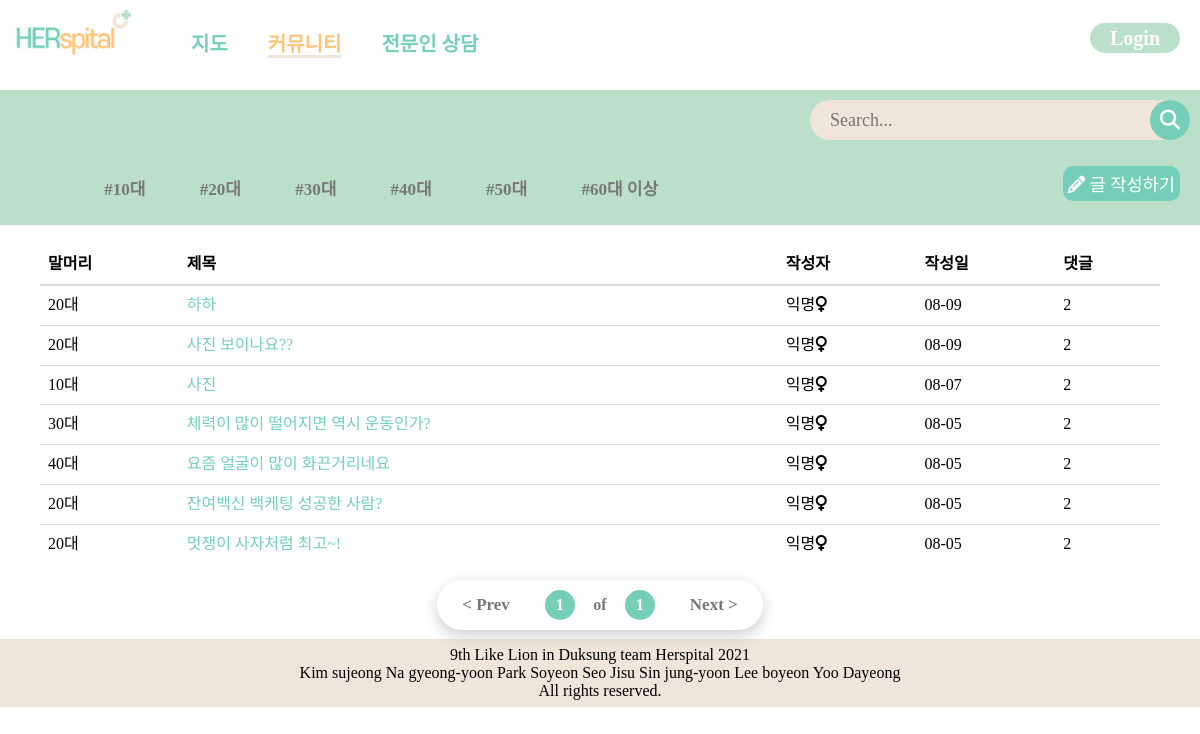
Page /community/communityList/ on the earlier database version.
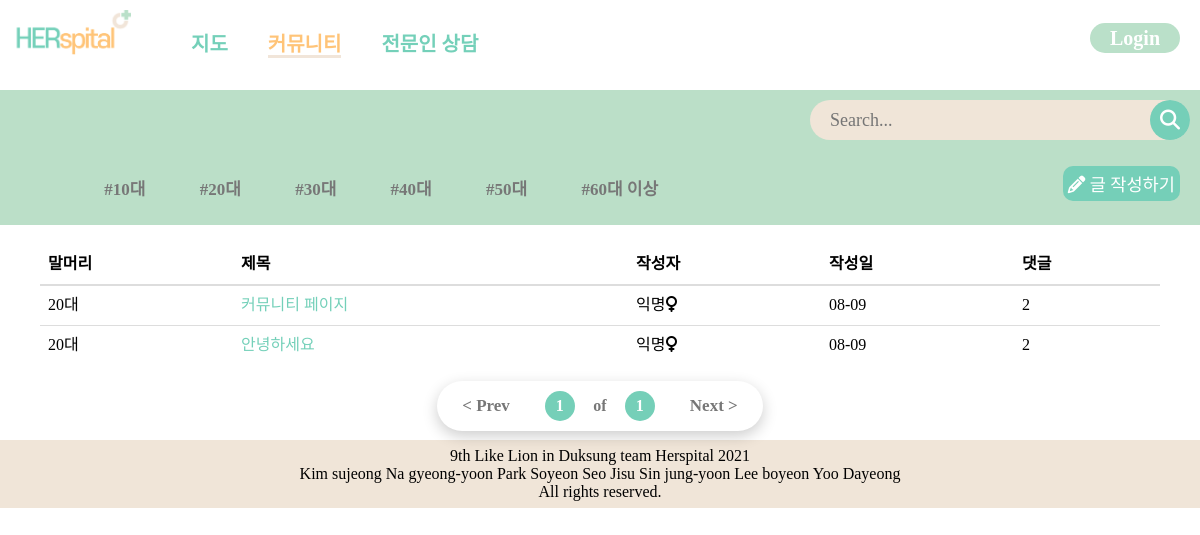
Same page on the later database version.
### community/models.py (models this page shows, shortened)
class Community(models.Model):
    title = models.CharField(max_length=200)
    publicSetting = models.BooleanField()
    password_Post = models.IntegerField(blank=True, null=True)
    age_tag = models.CharField(max_length=100)
    image = models.ImageField(upload_to = "community/", blank=True, null=True)
    body = models.TextField()
    pub_date = models.DateTimeField()
    def summary(self): #제목 글자수가 길면 끊어서 보여주도록
        return self.title[:30]

### community/views.py (the view, shortened to what this page needs)
# urls.py: path("communityList/", community_views.communityList, name="communityList"),
def communityList(request):
    communities = Community.objects.all().order_by('-pub_date')
    tag = request.GET.get('tag')
    paginator = Paginator(communities,10)
    page = request.GET.get('page')
    try:
        communities=paginator.page(page)
    except PageNotAnInteger:
        communities = paginator.page(1)
    except EmptyPage:
        communities = paginator.page(paginator.num_pages)
    search_key = request.GET.get('search_key')
    if search_key:
        communities = Community.objects.filter(title__icontains=search_key)
    return render(request, "community/communityList.html", {'communities':communities})

### templates/community/communityList.html (shortened to what this page needs)
{% load static %}
<DOCTYPE html>
<html lang="ko">
<head>
    <link rel="stylesheet" href="{% static 'css/communityList.css' %}">
</head>
<body>
{% block navbar %}
    {% include "partials/base.html" %}
{% endblock%}
{% block content %}
    <section>
        <div class="topContent">
            <div class="search">
            <div class="search_wrap">
                <div class="search_box">
                    <form action="" method="GET">
                        <input type="text" class="input" name="search_key" value="{{ search_key }}" placeholder="Search...">
                    </form>
                    <div class="btn btn_common" onclick="searchRun()">
                        <a class="searchicon" href=""><i class="fas fa-search"></i></a>
                    </div>
                </div>
            </div>
            </div>
            <div class="secondTab">
                <div class="preface_wrap">
                    <ul class="preface">
                        <li><a href="?tag=true&ageTag=10대">#10대</a></li>
                        <li><a href="?tag=true&ageTag=20대">#20대</a></li>
                        <li><a href="?tag=true&ageTag=30대">#30대</a></li>
                        <li><a href="?tag=true&ageTag=40대">#40대</a></li>
                        <li><a href="?tag=true&ageTag=50대">#50대</a></li>
                        <li><a href="?tag=true&ageTag=60대 이상">#60대 이상</a></li>
                    </ul>
                </div>
                <div class="newPostBtn_wrap">
                    <button class="newPostBtn"><i class="fas fa-pencil-alt"></i><a href="{% url 'community:communityWrite' %}" style="color: white;"> 글 작성하기</a></button>
                </div>
            </div>
        </div>
        <div class="bottomContent">
            <table class="table">
                <thead>
                    <tr>
                        <th>말머리</th>
                        <th>제목</th>
                        <th>작성자</th>
                        <th>작성일</th>
                        <th>댓글</th>
                    </tr>
                </thead>
                <tbody>
                {% for community in communities %}
                    <tr>
                        <td id="tag">{{community.age_tag}}</td>
                        <td id="title">
                            {% if user.is_authenticated %}
                            <a href="{% url 'community:detail' community.id %}">
                            {% else %}
                            <a href="{% url 'account:login' %}">
                            {% endif %}
                            {{community.summary}}</a>
                        </td>
                        <td id="writer">익명<i class="fas fa-venus"></i></td>
                        <td id="date">{{community.pub_date | date:'m-d'}}</td>
                        <td id="commentNum">2</td>
                    </tr>
                {% endfor %}
                </tbody>
            </table>
            <div class="pageNum_wrap">
                <ul class="pageul">
                    {% if communities.has_previous %}
                    <li><a href="?page={{communities.previous_page_number}}" class="prev">&lt; Prev</a></li>
                    {% else %}
                    <li><a href="" class="prev">&lt; Prev</a></li>
                    {% endif %}
                    <li class="pageNumber active"><a href="">{{communities.number}}</a></li>
                    <li class="pageNumber"><a href="">of</a></li>
                    <li class="pageNumber active"><a href="">{{communities.paginator.num_pages}}</a></li>
                    {% if communities.has_next %}
                    <li><a href="?page={{communities.next_page_number}}" class="next">Next &gt;</a></li>
                    {% else %}
                    <li><a href="" class="next">Next &gt;</a></li>
                    {% endif %}
                </ul>
            </div>
        </div>
    </section>
{% endblock %}
</body>
</html>
{% block footer %}
    {% include "partials/footer.html" %}
{% endblock %}

### templates/partials/base.html (shortened to what this page needs)
{% load static %}
<!DOCTYPE html>
<html lang="en">
<head>
    <link rel="stylesheet" href="{% static 'css/base.css' %}">
</head>
<body>
    <nav class="navbar navbar-default navbar-fixed-top">
        <div>
            <a class="navbar__logo" href="{% url 'mainpage' %}"><img src="{% static 'img/logo.png' %}"></a>
        </div>
        <ul class="navbar__menu">
            <li><a href="{% url 'core:mainpage' %}" class="navitem">지도</a></li>
            <li><a href="{% url 'community:communityList' %}" class="navitem">커뮤니티</a></li>
            <li><a href="{% url 'community:expertList' %}" class="navitem">전문인 상담</a></li>
        </ul>
        {% if not user.is_authenticated %}
        <div class="navbar__login">
            <a href="{% url 'account:login' %}"><button id="login" class="loginBtn">Login</button></a>
        </div>
        {% endif %}
    </nav>
</body>
</html>

### templates/partials/footer.html
{% load static %}
{% block css %}
    <link rel="stylesheet" href="{% static 'css/footer.css' %}" />
{% endblock %}
<footer>
    9th Like Lion in Duksung team Herspital 2021<br>
    Kim sujeong Na gyeong-yoon Park Soyeon Seo Jisu Sin jung-yoon Lee boyeon Yoo Dayeong<br>
    All rights reserved.
</footer>

### static/css/communityList.css (style rules this page uses)
body { width:100%; padding:0; margin:0; }
.input { border:0; outline:none; color:#8b7d77; background:#F0E5D8; }
.search { display:flex; width:100%; justify-content: flex-end; }
.search_wrap { width: 400px; display:flex; }
.search_wrap .search_box { position: relative; width:100%; height:40px; margin:10px; }
.search_wrap .search_box .input { position:absolute; top:0; left:0; width:100%; height:100%; padding: 10px 20px; border-radius: 3px; font-size:18px; padding-right: 80px; border-radius:50px; }
.search_wrap .search_box .btn { position: absolute; top:0; width: 40px; height: 100%; background: #75CFB8; z-index:1; cursor:pointer; right:0; border-top-right-radius: 3px; border-bottom-right-radius: 3px; border-radius:50%; }
.search_wrap .search_box .btn.btn_common .fas { position: absolute; top:50%; left:50%; transform: translate(-50%, -50%); color:#fff; font-size:20px; }
.secondTab { display: flex; }
.topContent { width:100%; margin-top:20px; background:#bbdfc8; }
.preface_wrap { display:inline-block; padding:10px; font-size:15px; font-weight: bold; flex-grow: 1; }
.preface { display:flex !important; flex-direction: row; width:100%; }
.preface li { display:block; margin-left:5.20833333333333%; background:none; }
.preface li a { width:auto; padding:0; text-indent:0; text-decoration: none; font-weight: bold; font-size:17px; color:#777; }
.newPostBtn { background:#75CFB8; color:#fff; border-color:lemonchiffon; font-family:'Poppins',sans-serif; margin:1rem 0; font-size:1.1rem; border-radius:10px; padding:5px; display:inline-block; outline:none; border:none; cursor:pointer; background-size:200%; background-image:#32be8f; text-transform:uppercase; }
.newPostBtn_wrap { display:inline-block; flex-grow: 0; margin-right:20px; }
.bottomContent { width:100%; max-width:1120px; margin:auto; margin-top:20px; }
.table { width:100%; max-width: 100%; margin-bottom:20px; background-color:transparent; border-spacing:0; border-collapse: collapse; margin:0; padding:0; }
.table>thead { text-align: left; }
.table>thead>tr>th { vertical-align: bottom; border-bottom:2px solid #ddd; }
.table>caption+thead>tr:first-child>td, .table>caption+thead>tr:first-child>th, .table>colgroup+thead>tr:first-child>td, .table>colgroup+thead>tr:first-child>th, .table>thead:first-child>tr:first-child>td, .table>thead:first-child>tr:first-child>th { border-top: 0; }
.table>tbody>tr>td, .table>tbody>tr>th, .table>tfoot>tr>td, .table>tfoot>tr>th, .table>thead>tr>td, .table>thead>tr>th { padding: 8px; line-height: 1.42857143; }
.table>tbody>tr>td, .table>tbody>tr>th, .table>tfoot>tr>td, .table>tfoot>tr>th, .table>thead>tr>td, .table>thead>tr>th { padding: 8px; line-height: 1.42857143; vertical-align: top; border-top: 1px solid #ddd; }
.pageNum_wrap { display:flex; justify-content: center; }
.pageul { position: relative; background:#fff; display:flex; padding: 10px 20px; border-radius: 50px; box-shadow: 0 5px 15px rgba(0,0,0,.2); }
.pageul li { list-style: none; line-height: 30px; margin:0 5px; }
.pageul li.pageNumber { width:30px; height:30px; line-height:30px; text-align: center; }
.pageul li a { display: block; text-decoration: none; color:#777; font-weight: 600; border-radius: 50%; }
.pageul li.pageNumber.active a { background:#75CFB8; color:#fff; }
.pageul li:first-child { margin-right:30px; font-weight: 700; font-size:17px; }
.pageul li:last-child { margin-left:30px; font-weight: 700; font-size:17px; }

### static/css/base.css (style rules this page uses)
* { font-family: 'Cafe24SsurroundAir'; }
body { padding-top: 70px; }
.navbar { display: flex; position: fixed; width: 100%; top: 0; background-color: #ffffff; z-index: 999; }
.navbar__logo img { width: 121px; height: 56px; justify-content: left; margin: 10px 0 0 10px; }
.navbar__menu { display: flex; list-style: none; }
.navbar__menu li { padding: 12px 20px 0 20px; font-size: 20px; font-weight: bold; text-align: center; }
a { text-decoration: none; color: #74D0B9; }
.navbar__menu li a:after { display:block; content: ''; border-bottom: solid 3px #F1E5D9; transform: scaleX(0); transition: transform 250ms ease-in-out; }
.navitem.active { border-bottom: solid 3px #F1E5D9; color:#FFC478; }
.navbar__login { margin-left: auto; display:flex; align-items: baseline; }
#login { background-color: #BAE0C9; color: #ffffff; border-style: none; border-radius: 30px; font-weight: bold; font-size: 20px; width: 90px; height: 30px; margin: 23px 20px 0 0; }

Differences in the rows shown:
removed Community: age_tag "20대", summary "하하", pub_date "08-09"
removed Community: age_tag "20대", summary "사진 보이나요??", pub_date "08-09"
removed Community: age_tag "10대", summary "사진", pub_date "08-07"
removed Community: age_tag "30대", summary "체력이 많이 떨어지면 역시 운동인가?", pub_date "08-05"
removed Community: age_tag "40대", summary "요즘 얼굴이 많이 화끈거리네요", pub_date "08-05"
changed Community: summary "잔여백신 백케팅 성공한 사람?" → "커뮤니티 페이지"; pub_date "08-05" → "08-09"
changed Community: summary "멋쟁이 사자처럼 최고~!" → "안녕하세요"; pub_date "08-05" → "08-09"
